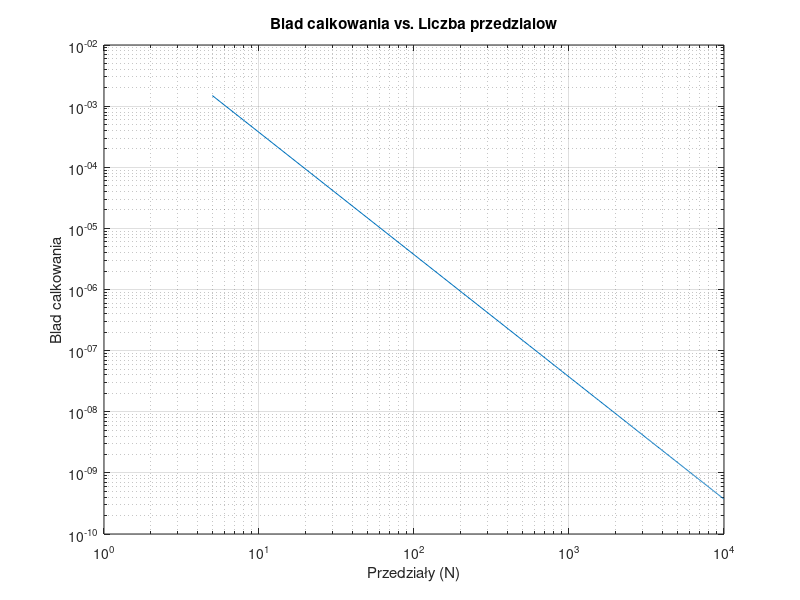

This chart was generated by the following MATLAB code:
function [integration_error, Nt, ft_5, integral_1000] = zadanie2()
    % Numeryczne całkowanie metodą trapezów.
    % Nt - wektor zawierający liczby podprzedziałów całkowania
    % integration_error - integration_error(1,i) zawiera błąd całkowania wyznaczony
    %   dla liczby podprzedziałów równej Nt(i). Zakładając, że obliczona wartość całki
    %   dla Nt(i) liczby podprzedziałów całkowania wyniosła integration_result,
    %   to integration_error(1,i) = abs(integration_result - reference_value),
    %   gdzie reference_value jest wartością referencyjną całki.
    % ft_5 - gęstość funkcji prawdopodobieństwa dla n=5
    % integral_1000 - całka od 0 do 5 funkcji gęstości prawdopodobieństwa
    %   dla 1000 podprzedziałów całkowania

    reference_value = 0.0473612919396179; % wartość referencyjna całki

    Nt = 5:50:10^4;
    integration_error = [];

    ft_5 = f(5);
    integral_1000 = trapezoid_integ(@f, 1000);
    %integral_1000 = [];

    for i = 1:length(Nt)
        N = Nt(i);
        integration_result = trapezoid_integ(@f, N);
        integration_error(i) = abs(integration_result - reference_value);
    end

    loglog(Nt, integration_error);
    xlabel('Przedziały (N)');
    ylabel('Blad calkowania');
    title('Blad calkowania vs. Liczba przedzialow');
    grid on;
    print -dpng 'zadanie2.png';

end

function [value] = f(t)
sigma = 3;
mi = 10;
value = 1 / (sigma * sqrt(2*pi)) * exp( (-(t-mi)^2)/ (2*sigma^2) );

end

function integral = trapezoid_integ(f, N)
    a = 0;
    b = 5;
    h = (b - a) / N;
    
    integral = 0.5 * (f(a) + f(b));
    for i = 1:N-1
        x = a + i * h;
        integral = integral + f(x);
    end
    
    integral = integral * h;
end